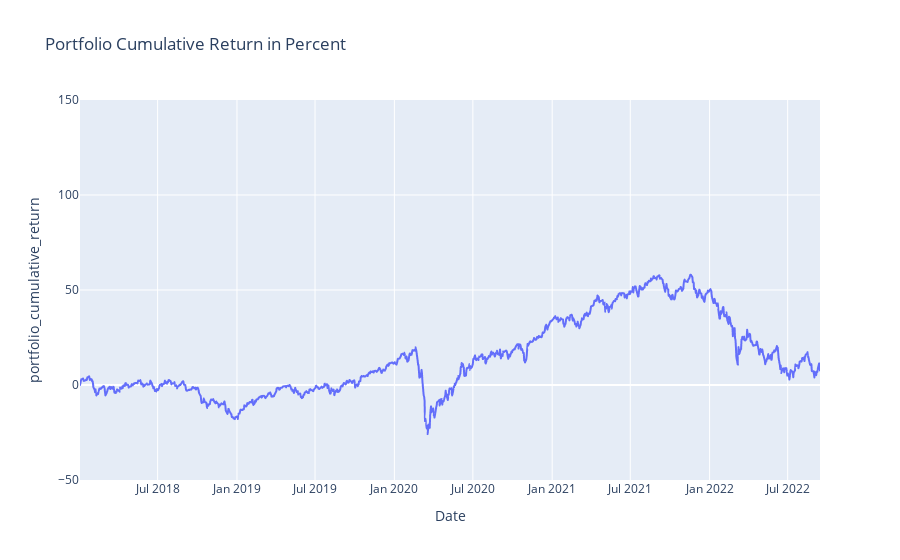

Notebook source saved alongside this figure:
### Code cell
# plot portfolio cumulative return
fig = px.line(df_allocation, 
              y="portfolio_cumulative_return", 
              title='Portfolio Cumulative Return in Percent',
              range_y=(-50, 150))
fig.show()

### Figure 1 — Plotly figure (JSON) as saved in the notebook; plotly's stock layout.template omitted (floating-point values rounded to 4 significant figures; data arrays with more than 128 entries replaced by an {"elided": "..."} marker saying what was removed)
{"data": [{"hovertemplate": "Date=%{x}<br>portfolio_cumulative_return=%{y}<extra></extra>", "legendgroup": "", "line": {"color": "#636efa", "dash": "solid"}, "mode": "lines", "name": "", "showlegend": false, "type": "scattergl", "x": {"elided": "1217 str values"}, "xaxis": "x", "y": {"elided": "1217 float values"}, "yaxis": "y"}], "layout": {"legend": {"tracegroupgap": 0}, "title": {"text": "Portfolio Cumulative Return in Percent"}, "xaxis": {"anchor": "y", "domain": [0, 1], "title": {"text": "Date"}}, "yaxis": {"anchor": "x", "domain": [0, 1], "range": [-50, 150], "title": {"text": "portfolio_cumulative_return"}}}}
